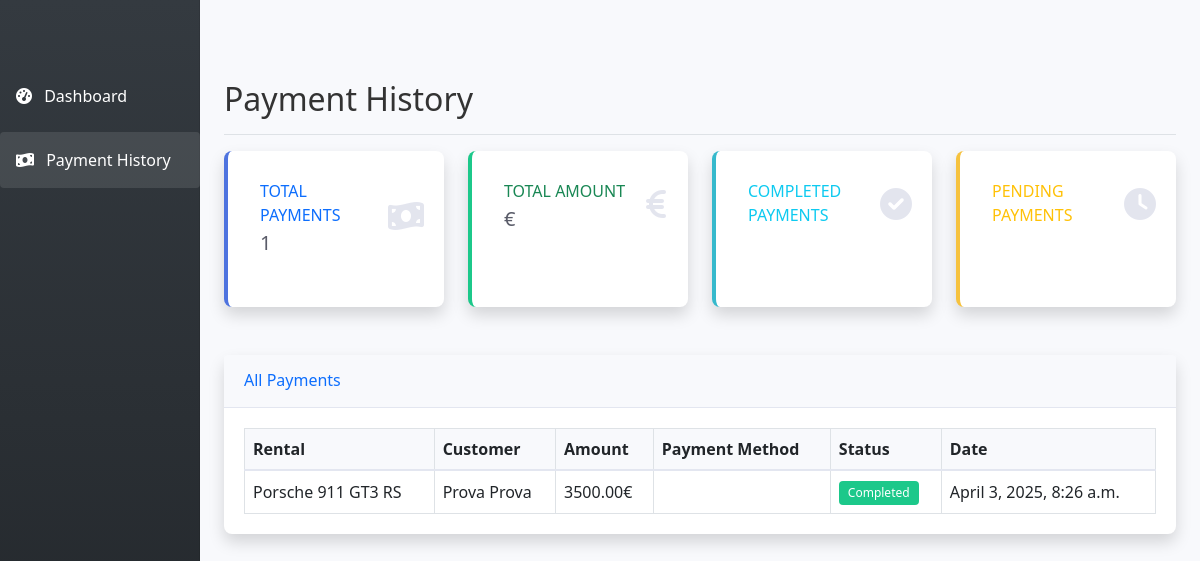
The page /payment/history/ on the database as committed earlier.
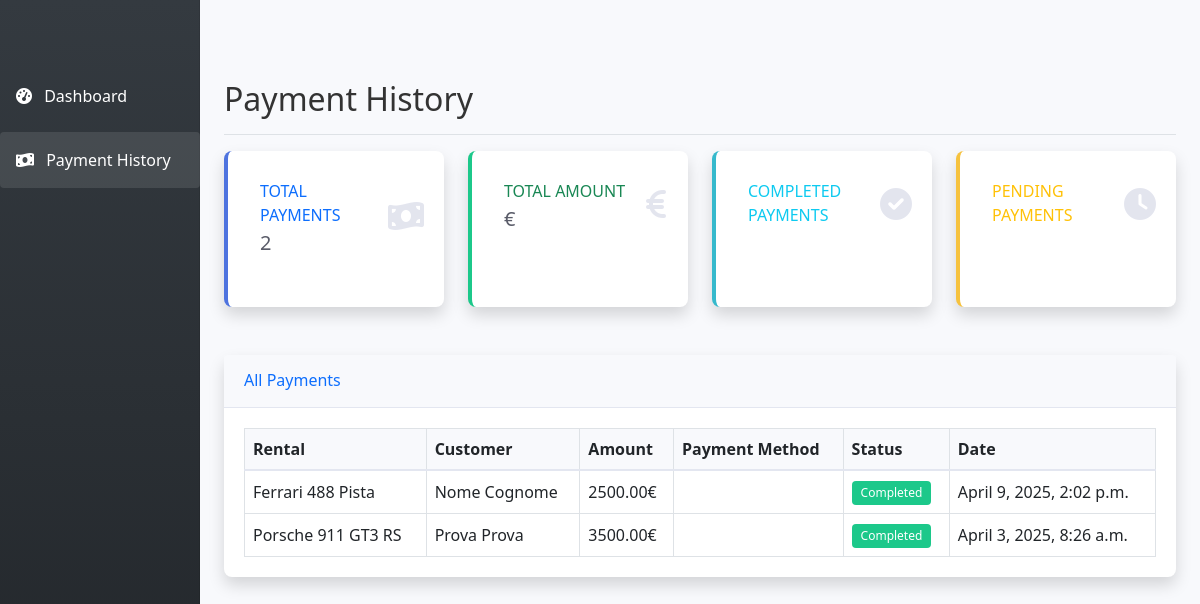
The same page on the database as committed later.
### rental/models.py (models this page shows, shortened)
class Payment(models.Model):
    rental = models.OneToOneField("Rental", on_delete=models.CASCADE)
    amount = models.DecimalField(max_digits=10, decimal_places=2)
    payment_method= models.CharField(max_length=50)
    payment_date= models.DateTimeField(auto_now_add=True)
    status = models.CharField(max_length=20, choices = [("pending", "Pending"), ('completed', 'Completed')], default='pending')

class Rental(models.Model):
    car = models.ForeignKey(Car, on_delete=models.CASCADE)
    customer = models.ForeignKey(Customer, on_delete=models.CASCADE)
    insurance = models.ForeignKey(Insurance, on_delete=models.SET_NULL, null=True, blank=True)
    start_date = models.DateField()
    end_date = models.DateField()
    total_price = models.DecimalField(max_digits=10, decimal_places=2, default=0.00)
    pickup_location = models.ForeignKey('Location', on_delete=models.SET_NULL, null=True, related_name='pickups')
    status = models.CharField(max_length=20, choices=[
        ('pending', 'Pending'),
        ('confirmed', 'Confirmed'),
        ('in_progress', 'In Progress'),
        ('completed', 'Completed'),
        ('cancelled', 'Cancelled')
    ], default='pending')
    created_by = models.ForeignKey('Employee', on_delete=models.SET_NULL, null=True, related_name='created_rentals')
    notes = models.TextField(blank=True, null=True)
    payment_status = models.CharField(max_length=20, choices=[
        ('pending', 'Pending'),
        ('partial', 'Partial'),
        ('completed', 'Completed'),
        ('refunded', 'Refunded')
    ], default='pending')

class Car(models.Model):
    brand = models.CharField(max_length=50)
    model = models.CharField(max_length=50)
    year =  models.IntegerField()
    horsepower = models.IntegerField()
    color = models.CharField(max_length=30)
    description = models.TextField(blank=True, null=True)
    deposit = models.DecimalField(max_digits=10, decimal_places=2) #deposito pre noleggio
    price_per_day = models.DecimalField(max_digits=10, decimal_places=2)
    image = models.ImageField(upload_to="car_images/", null=True, blank=True)
    minimum_age = models.IntegerField(null=True, blank=True)
    available_locations = models.ForeignKey('Location', on_delete=models.SET_NULL, null=True, blank=True)
    daily_kilometer_limit = models.IntegerField(null=True, blank=True)
    extra_kilometer_price = models.DecimalField(max_digits=10, decimal_places=2, null=True, blank=True)
    status = models.CharField(max_length=20, choices=[
        ('available', 'Available'),
        ('maintenance', 'Maintenance'),
    ], default='available')

class Customer(models.Model):
    user = models.OneToOneField(User, on_delete=models.CASCADE, null=True, blank=True)
    first_name = models.CharField(max_length=100, default="nome")
    last_name = models.CharField(max_length=100, default="cognome")
    email = models.EmailField(default= "ex@mail.com")

### rental/views.py (the view)
# urls.py: path('payment/history/', views.payment_history, name='payment_history'),
def payment_history(request):
    payments = Payment.objects.all().order_by('-payment_date')
    return render(request, 'rental/payment_history.html', {
        'payments': payments
    })

### rental/templates/rental/payment_history.html (shortened to what the changed rows need)
{% extends 'rental/base.html' %}
{% load static %}
{% block content %}
<div class="container-fluid">
    <div class="row">
        <main class="col-md-9 ms-sm-auto col-lg-10 px-md-4">
            <div class="d-flex justify-content-between flex-wrap flex-md-nowrap align-items-center pt-3 pb-2 mb-3 border-bottom">
                <h1 class="h2">Payment History</h1>
            </div>
            <div class="row mb-4">
                <div class="col-xl-3 col-md-6 mb-4">
                    <div class="card border-left-primary shadow h-100 py-2">
                        <div class="card-body">
                            <div class="row no-gutters align-items-center">
                                <div class="col mr-2">
                                    <div class="text-xs font-weight-bold text-primary text-uppercase mb-1">
                                        Total Payments</div>
                                    <div class="h5 mb-0 font-weight-bold text-gray-800">{{ payments.count }}</div>
                                </div>
                            </div>
                        </div>
                    </div>
                </div>
            </div>
            <div class="card shadow mb-4">
                <div class="card-body">
                    <div class="table-responsive">
                        <table class="table table-bordered" width="100%" cellspacing="0">
                            <thead class="thead-light">
                                <tr>
                                    <th>Rental</th>
                                    <th>Customer</th>
                                    <th>Amount</th>
                                    <th>Payment Method</th>
                                    <th>Status</th>
                                    <th>Date</th>
                                </tr>
                            </thead>
                            <tbody>
                                {% for payment in payments %}
                                <tr>
                                    <td>{{ payment.rental.car.brand }} {{ payment.rental.car.model }}</td>
                                    <td>{{ payment.rental.customer.first_name }} {{ payment.rental.customer.last_name }}</td>
                                    <td>{{ payment.amount }}€</td>
                                    <td>{{ payment.get_payment_method_display }}</td>
                                    <td>
                                        <span class="badge {% if payment.status == 'completed' %}bg-success{% elif payment.status == 'pending' %}bg-warning{% else %}bg-danger{% endif %}">
                                            {{ payment.get_status_display }}
                                        </span>
                                    </td>
                                    <td>{{ payment.payment_date }}</td>
                                </tr>
                                {% endfor %}
                            </tbody>
                        </table>
                    </div>
                </div>
            </div>
        </main>
    </div>
</div>
{% endblock %}

Rows that differ between the two databases and show on the page:
added Payment: rental.car.brand "Ferrari", rental.car.model "488 Pista", rental.customer.first_name "Nome", rental.customer.last_name "Cognome", amount "2500.00", status "Completed", payment_date "April 9, 2025, 2:02 p.m."
Other text that changed with them:
{{ payments.count }}: "1" → "2"
